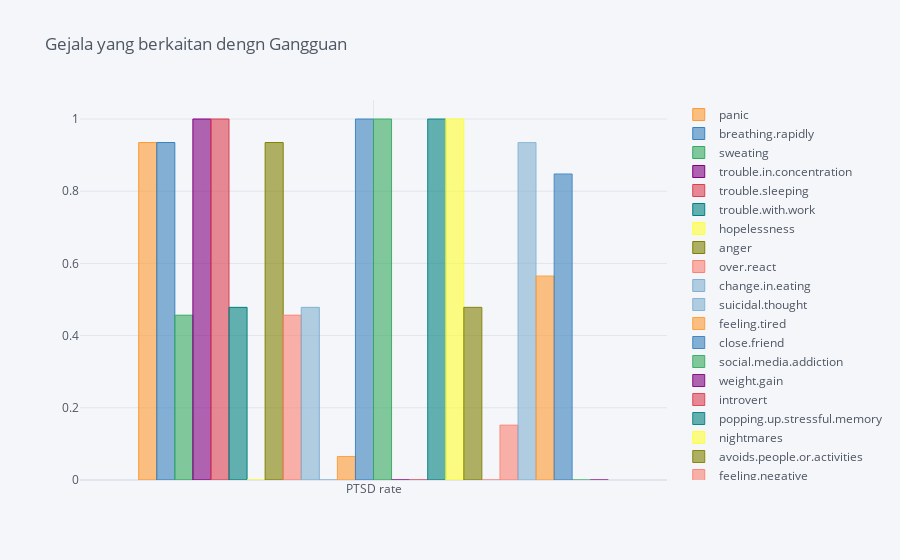

Here is the notebook cell this chart was saved with:
### Code cell
byDisorderRate['PTSD':'anxiety'].iloc[:, 1:27].iplot(kind='bar', title='Gejala yang berkaitan dengn Gangguan')

### Figure 1 — Plotly figure (JSON) as saved in the notebook; plotly's stock layout.template omitted (floating-point values rounded to 4 significant figures)
{"data": [{"marker": {"color": "rgba(255, 153, 51, 0.6)", "line": {"color": "rgba(255, 153, 51, 1.0)", "width": 1}}, "name": "panic", "orientation": "v", "text": "", "type": "bar", "x": ["PTSD rate"], "y": [0.9348]}, {"marker": {"color": "rgba(55, 128, 191, 0.6)", "line": {"color": "rgba(55, 128, 191, 1.0)", "width": 1}}, "name": "breathing.rapidly", "orientation": "v", "text": "", "type": "bar", "x": ["PTSD rate"], "y": [0.9348]}, {"marker": {"color": "rgba(50, 171, 96, 0.6)", "line": {"color": "rgba(50, 171, 96, 1.0)", "width": 1}}, "name": "sweating", "orientation": "v", "text": "", "type": "bar", "x": ["PTSD rate"], "y": [0.4565]}, {"marker": {"color": "rgba(128, 0, 128, 0.6)", "line": {"color": "rgba(128, 0, 128, 1.0)", "width": 1}}, "name": "trouble.in.concentration", "orientation": "v", "text": "", "type": "bar", "x": ["PTSD rate"], "y": [1]}, {"marker": {"color": "rgba(219, 64, 82, 0.6)", "line": {"color": "rgba(219, 64, 82, 1.0)", "width": 1}}, "name": "trouble.sleeping", "orientation": "v", "text": "", "type": "bar", "x": ["PTSD rate"], "y": [1]}, {"marker": {"color": "rgba(0, 128, 128, 0.6)", "line": {"color": "rgba(0, 128, 128, 1.0)", "width": 1}}, "name": "trouble.with.work", "orientation": "v", "text": "", "type": "bar", "x": ["PTSD rate"], "y": [0.4783]}, {"marker": {"color": "rgba(255, 255, 51, 0.6)", "line": {"color": "rgba(255, 255, 51, 1.0)", "width": 1}}, "name": "hopelessness", "orientation": "v", "text": "", "type": "bar", "x": ["PTSD rate"], "y": [0]}, {"marker": {"color": "rgba(128, 128, 0, 0.6)", "line": {"color": "rgba(128, 128, 0, 1.0)", "width": 1}}, "name": "anger", "orientation": "v", "text": "", "type": "bar", "x": ["PTSD rate"], "y": [0.9348]}, {"marker": {"color": "rgba(251, 128, 114, 0.6)", "line": {"color": "rgba(251, 128, 114, 1.0)", "width": 1}}, "name": "over.react", "orientation": "v", "text": "", "type": "bar", "x": ["PTSD rate"], "y": [0.4565]}, {"marker": {"color": "rgba(128, 177, 211, 0.6)", "line": {"color": "rgba(128, 177, 211, 1.0)", "width": 1}}, "name": "change.in.eating", "orientation": "v", "text": "", "type": "bar", "x": ["PTSD rate"], "y": [0.4783]}, {"marker": {"color": "rgba(128, 177, 211, 0.6)", "line": {"color": "rgba(128, 177, 211, 0.8999999999999999)", "width": 1}}, "name": "suicidal.thought", "orientation": "v", "text": "", "type": "bar", "x": ["PTSD rate"], "y": [0]}, {"marker": {"color": "rgba(255, 153, 51, 0.6)", "line": {"color": "rgba(255, 153, 51, 0.8999999999999999)", "width": 1}}, "name": "feeling.tired", "orientation": "v", "text": "", "type": "bar", "x": ["PTSD rate"], "y": [0.06522]}, {"marker": {"color": "rgba(55, 128, 191, 0.6)", "line": {"color": "rgba(55, 128, 191, 0.8999999999999999)", "width": 1}}, "name": "close.friend", "orientation": "v", "text": "", "type": "bar", "x": ["PTSD rate"], "y": [1]}, {"marker": {"color": "rgba(50, 171, 96, 0.6)", "line": {"color": "rgba(50, 171, 96, 0.8999999999999999)", "width": 1}}, "name": "social.media.addiction", "orientation": "v", "text": "", "type": "bar", "x": ["PTSD rate"], "y": [1]}, {"marker": {"color": "rgba(128, 0, 128, 0.6)", "line": {"color": "rgba(128, 0, 128, 0.8999999999999999)", "width": 1}}, "name": "weight.gain", "orientation": "v", "text": "", "type": "bar", "x": ["PTSD rate"], "y": [0]}, {"marker": {"color": "rgba(219, 64, 82, 0.6)", "line": {"color": "rgba(219, 64, 82, 0.8999999999999999)", "width": 1}}, "name": "introvert", "orientation": "v", "text": "", "type": "bar", "x": ["PTSD rate"], "y": [0]}, {"marker": {"color": "rgba(0, 128, 128, 0.6)", "line": {"color": "rgba(0, 128, 128, 0.8999999999999999)", "width": 1}}, "name": "popping.up.stressful.memory", "orientation": "v", "text": "", "type": "bar", "x": ["PTSD rate"], "y": [1]}, {"marker": {"color": "rgba(255, 255, 51, 0.6)", "line": {"color": "rgba(255, 255, 51, 0.8999999999999999)", "width": 1}}, "name": "nightmares", "orientation": "v", "text": "", "type": "bar", "x": ["PTSD rate"], "y": [1]}, {"marker": {"color": "rgba(128, 128, 0, 0.6)", "line": {"color": "rgba(128, 128, 0, 0.8999999999999999)", "width": 1}}, "name": "avoids.people.or.activities", "orientation": "v", "text": "", "type": "bar", "x": ["PTSD rate"], "y": [0.4783]}, {"marker": {"color": "rgba(251, 128, 114, 0.6)", "line": {"color": "rgba(251, 128, 114, 0.8999999999999999)", "width": 1}}, "name": "feeling.negative", "orientation": "v", "text": "", "type": "bar", "x": ["PTSD rate"], "y": [0]}, {"marker": {"color": "rgba(251, 128, 114, 0.6)", "line": {"color": "rgba(251, 128, 114, 0.7999999999999998)", "width": 1}}, "name": "trouble.concentrating", "orientation": "v", "text": "", "type": "bar", "x": ["PTSD rate"], "y": [0.1522]}, {"marker": {"color": "rgba(128, 177, 211, 0.6)", "line": {"color": "rgba(128, 177, 211, 0.7999999999999998)", "width": 1}}, "name": "blaming.yourself", "orientation": "v", "text": "", "type": "bar", "x": ["PTSD rate"], "y": [0.9348]}, {"marker": {"color": "rgba(255, 153, 51, 0.6)", "line": {"color": "rgba(255, 153, 51, 0.7999999999999998)", "width": 1}}, "name": "hallucinations", "orientation": "v", "text": "", "type": "bar", "x": ["PTSD rate"], "y": [0.5652]}, {"marker": {"color": "rgba(55, 128, 191, 0.6)", "line": {"color": "rgba(55, 128, 191, 0.7999999999999998)", "width": 1}}, "name": "repetitive.behaviour", "orientation": "v", "text": "", "type": "bar", "x": ["PTSD rate"], "y": [0.8478]}, {"marker": {"color": "rgba(50, 171, 96, 0.6)", "line": {"color": "rgba(50, 171, 96, 0.7999999999999998)", "width": 1}}, "name": "seasonally", "orientation": "v", "text": "", "type": "bar", "x": ["PTSD rate"], "y": [0]}, {"marker": {"color": "rgba(128, 0, 128, 0.6)", "line": {"color": "rgba(128, 0, 128, 0.7999999999999998)", "width": 1}}, "name": "increased.energy", "orientation": "v", "text": "", "type": "bar", "x": ["PTSD rate"], "y": [0]}], "layout": {"legend": {"bgcolor": "#F5F6F9", "font": {"color": "#4D5663"}}, "paper_bgcolor": "#F5F6F9", "plot_bgcolor": "#F5F6F9", "title": {"font": {"color": "#4D5663"}, "text": "Gejala yang berkaitan dengn Gangguan"}, "xaxis": {"gridcolor": "#E1E5ED", "showgrid": true, "tickfont": {"color": "#4D5663"}, "title": {"font": {"color": "#4D5663"}, "text": ""}, "zerolinecolor": "#E1E5ED"}, "yaxis": {"gridcolor": "#E1E5ED", "showgrid": true, "tickfont": {"color": "#4D5663"}, "title": {"font": {"color": "#4D5663"}, "text": ""}, "zerolinecolor": "#E1E5ED"}}}
